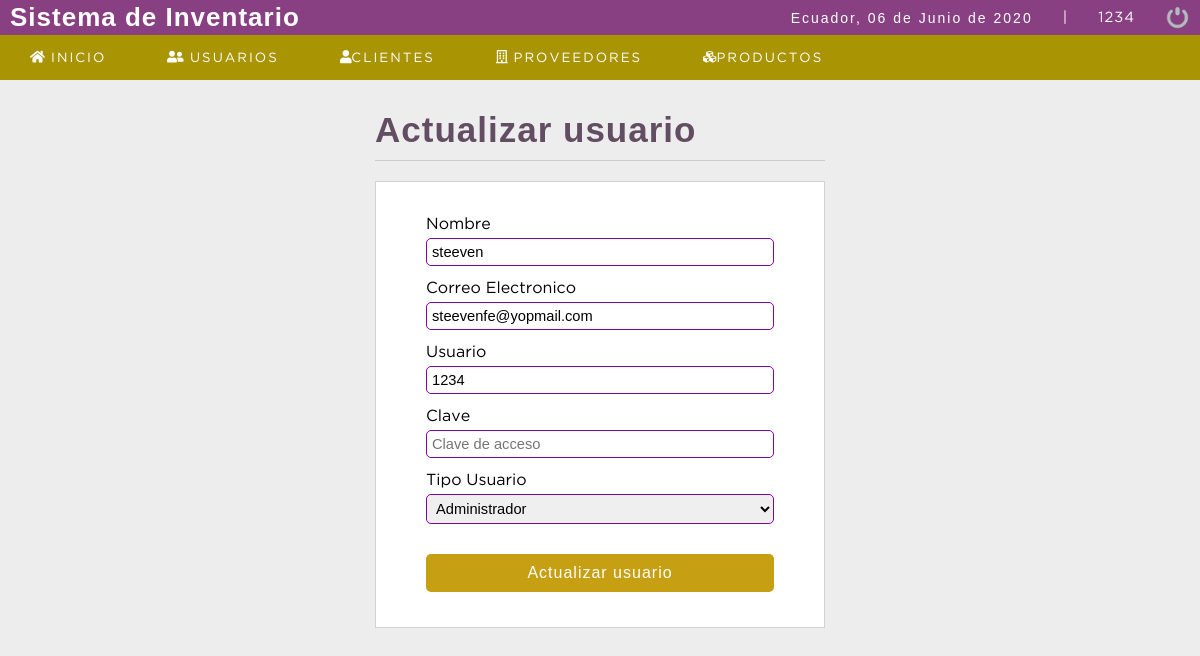
Screenshot of /bazartesis/sistema/editar_usuario.php?id=1 (signed in) with the database file from the repository.
### tables this page shows
CREATE TABLE `usuario` (
  `idusuario` int(11) NOT NULL,
  `nombre` varchar(50) DEFAULT NULL,
  `correo` varchar(100) DEFAULT NULL,
  `usuario` varchar(15) DEFAULT NULL,
  `clave` varchar(100) DEFAULT NULL,
  `rol` int(11) DEFAULT NULL,
  `estatus` int(11) NOT NULL DEFAULT 1,
  `foto` text DEFAULT NULL
);

CREATE TABLE `rol` (
  `idrol` int(11) NOT NULL,
  `rol` varchar(20) DEFAULT NULL
);

### bazartesis/sistema/editar_usuario.php (the view, shortened to what this page needs)
<?php
	include "../conexion.php";
   $iduser = $_REQUEST['id'];
   $sql= mysqli_query($conection,"SELECT u.idusuario, u.nombre, u.correo, u.usuario , (u.rol) as idrol, (r.rol) as rol
								   FROM usuario u
								   INNER JOIN rol r
								   on u.rol = r.idrol
								   where idusuario= $iduser and estatus = 1");
   $result_sql = mysqli_num_rows($sql);
   if ($result_sql == 0) {
   		header('Location: lista_usuarios.php');
   }else{
   	$option = '';
   	while ($data = mysqli_fetch_array($sql)) {
   		$nombre = $data['nombre'];
   		$correo = $data['correo'];
   		$usuario = $data['usuario'];
   		$idrol = $data['idrol'];
   		$rol = $data['rol'];
   		if ($idrol == 1) {
   			$option = '<option value="'.$idrol.'"select>'.$rol.'</option>';
   		}else if ($idrol == 2) {
   			$option = '<option value="'.$idrol.'"select>'.$rol.'</option>';
   		}else if ($idrol == 3) {
   			$option = '<option value="'.$idrol.'"select>'.$rol.'</option>';
   		}
   	}
   }
?>
<!DOCTYPE html>
<html lang="en">
<head>
	<?php include "includes/scripts.php"; ?>
</head>
<body>
	<?php include "includes/header.php";?>
	<section id="container">
		<div class="form_register">
			<h1>Actualizar usuario</h1>
			<hr>
			<form action="" method="post">
				<label for="nombre">Nombre</label>
				<input type="text" name="nombre" id="nombre" placeholder="Nombre completo" value="<?php echo $nombre;  ?>">
				<label for="correo">Correo Electronico</label>
				<input type="email" name="correo" id="correo" placeholder="Correo Electronico" value="<?php echo $correo;  ?>">
				<label for="usuario">Usuario</label>
				<input type="text" name="usuario" id="usuario"
				placeholder="Usuario" value="<?php echo $usuario;  ?>">
				<label for="clave">Clave</label>
				<input type="password" name="clave" id="clave" placeholder="Clave de acceso">
				<label for="rol">Tipo Usuario</label>
				<select name="rol" id="rol" class="notItemOne">
					<?php
						echo $option;
				?>
				</select>
				<input type="submit" value="Actualizar usuario" class="btn_save">
			</form>
		</div>
	</section>
</body>
</html>

### bazartesis/sistema/css/style.css (style rules this page uses)
* { margin: 0; padding: 0; box-sizing: border-box; }
body { background: #ededed; }
h1, h2, h3, h4, h5, h6 { font-family: 'arial'; font-weight: bold; letter-spacing: 1px; }
h1 { font-size: 26px; }
#container { padding: 90px 15px 15px; }
.form_register { width: 450px; margin: auto; margin-top: 20px; }
.form_register h1 { color: #3c93b0; }
hr { border: 0; background: #CCC; height: 1px; margin: 10px 0; display: block; }
form { background: #FFF; margin: auto; padding: 20px 50px; border: 1px solid #d1d1d1; }
label { display: block; font-size: 12pt; font-family: 'GothamBook'; margin: 15px auto 5px auto; }
input,select { display: block; width: 100%; font-size: 11pt; padding: 5px; border: 1px solid #85029e; border-radius: 5px; }
.notItemOne option:first-child { display: none; }
.btn_save { font-size: 12pt; background: #c69f12; padding: 10px; color: #FFF; letter-spacing: 1px; border:0; cursor: pointer; margin: 30px auto 15px auto; display: block; border-radius: 5px; }
#container h1 { font-size: 35px; display: inline-block; color: #624d63; }

### rows the page displays
usuario: nombre "steeven", correo "steevenfe@yopmail.com", usuario "1234", rol "Administrador"

### other values shown
fechaC() "06 de Junio de 2020"
$_SESSION['user'] "1234"
